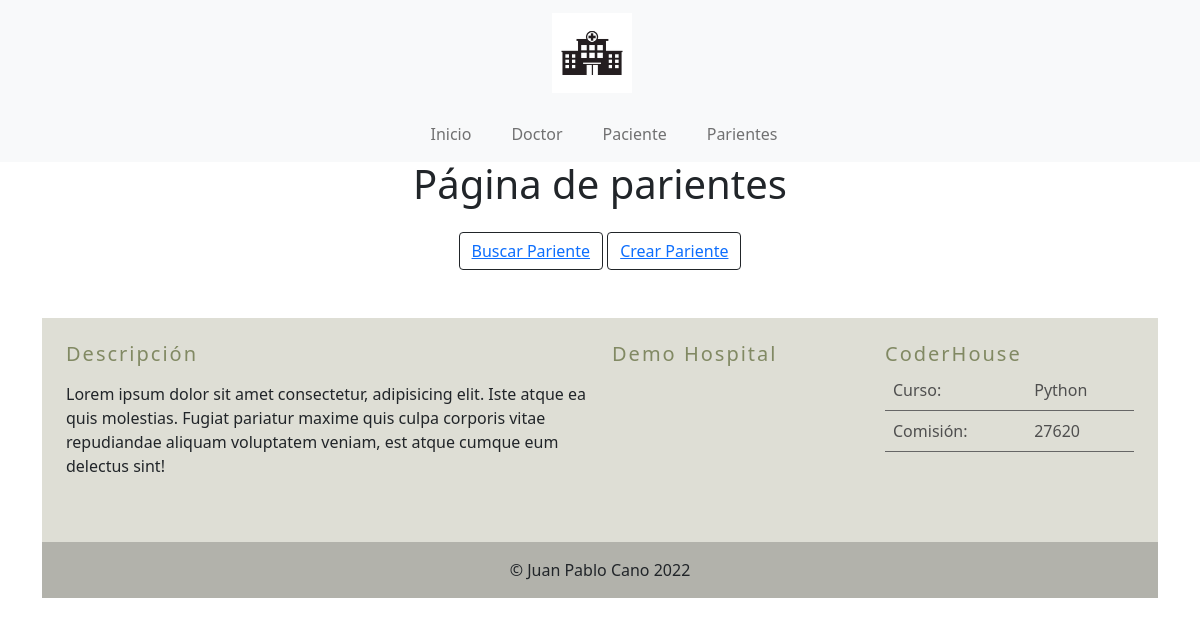
The app's page /hospital/parents/list/, older data.
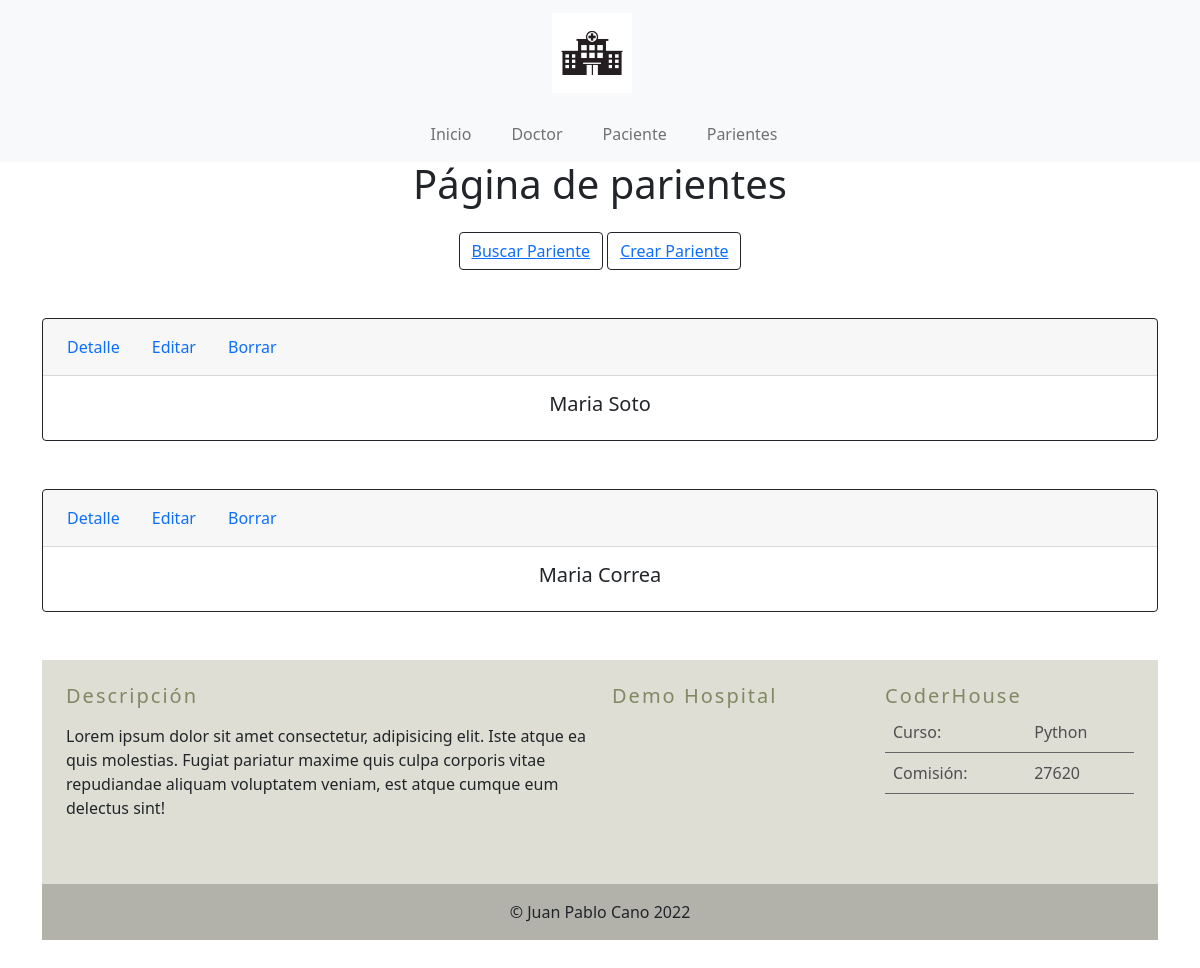
The same page, newer data.
### hospitalApp/models.py (models this page shows, shortened)
class Parent(models.Model):
    id = models.UUIDField(default=uuid.uuid4, editable=False, primary_key=True)
    name = models.CharField(max_length=255)
    last_name = models.CharField(max_length=255)
    email = models.EmailField(max_length=255)
    age = models.IntegerField()
    medical_history = models.CharField(max_length=500)
    patient_relantionship = models.CharField(max_length=50)

### hospitalApp/views.py (the view)
# urls.py: path('parents/list/', ParentList.as_view(), name='parents_list'),
class ParentList(ListView):
    model = Parent
    template_name = 'hospitalApp/parents_list.html'

### hospitalApp/templates/hospitalApp/parents_list.html
{% extends "hospitalApp/base.html" %}
{% load static %}
{% block title %}
<h1>
    Página de parientes
</h1>
<div class="justify-content-md-end mt-4">
    <button class="btn btn-outline-dark">
        <a href="{% url 'parent_search_results' %}">Buscar Pariente</a>
    </button>
    <button class="btn btn-outline-dark">
        <a href="{% url 'parent_create' %}">Crear Pariente</a>
    </button>
</div>
{% endblock %}
{% block bodyContext %}
{% for parent in object_list %}
<div class="card text-center mt-5 border-dark">
    <div class="card-header">
        <ul class="nav nav-pills card-header-pills">
            <li class="nav-item">
                <a class="nav-link" href="{% url 'parent_detail' parent.id %}">Detalle</a>
            </li>
            <li class="nav-item">
                <a class="nav-link" href="{% url 'parent_update' parent.id %}">Editar</a>
            </li>
            <li class="nav-item">
                <a class="nav-link" href="{% url 'parent_delete' parent.id %}">Borrar</a>
            </li>
        </ul>
    </div>
    <div class="card-body">
        <h5 class="card-title">{{ parent.name }} {{parent.last_name }}</h5>
    </div>
</div>
{% endfor %}
{% endblock %}

Row changes from the older to the newer data that the page shows:
added Parent: name "Maria", last_name "Soto"
added Parent: name "Maria", last_name "Correa"
